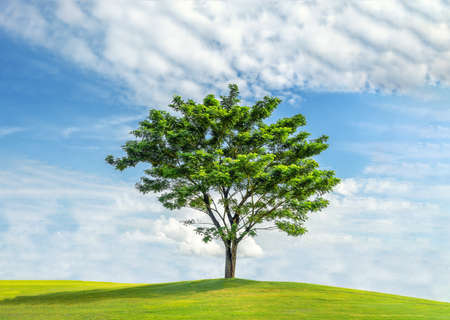
#> input picture 1.jpeg, 450 x 320 px
$ python main.py
#> lines starting #> are read from the running program, lines starting #| are printed output that depends on the picture; long printed decimals are rounded

from skimage.metrics import structural_similarity
import cv2

def orb_sim(img1, img2):

  orb = cv2.ORB_create()

  # detect keypoints and descriptors
  kp_a, desc_a = orb.detectAndCompute(img1, None)
  kp_b, desc_b = orb.detectAndCompute(img2, None)

  # define the bruteforce matcher object
  bf = cv2.BFMatcher(cv2.NORM_HAMMING, crossCheck=True)

  #perform matches.
  matches = bf.match(desc_a, desc_b)
  #Look for similar regions with distance < 50. Goes from 0 to 100 so pick a number between.
  similar_regions = [i for i in matches if i.distance < 50]
  if len(matches) == 0:
    return 0
  return len(similar_regions) / len(matches)


#Needs images to be same dimensions
def structural_sim(img1, img2):
    sim, diff = structural_similarity(img1, img2, full=True, data_range=img1.max() - img1.min())
    return sim


img00 = cv2.imread('1.jpeg', 0)
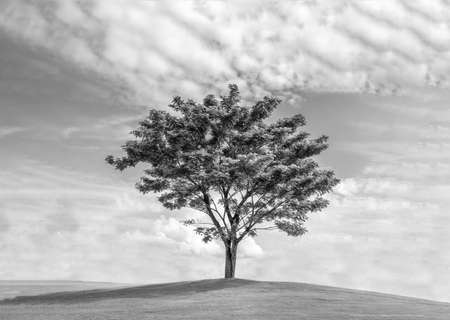
#> img00: shape (320, 450); min 0, max 255, mean 181.3
img01 = cv2.imread('2.jpeg', 0)
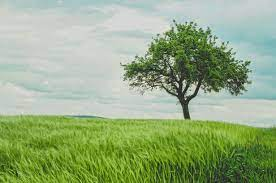
#> input picture 2.jpeg, 276 x 183 px
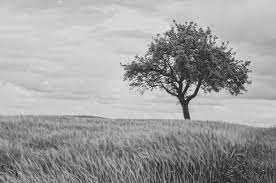
#> img01: shape (183, 276); min 14, max 240, mean 160.5

img1 = cv2.imread('1.jpeg', 0)
img2 = cv2.imread('2.jpeg', 0)
img3 = cv2.imread('3.jpeg', 0)
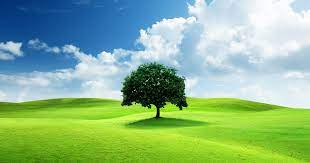
#> input picture 3.jpeg, 310 x 163 px
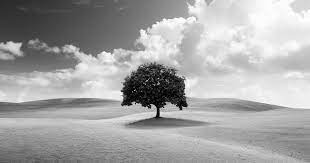
#> img3: shape (163, 310); min 0, max 255, mean 165.4


orb_similarity = orb_sim(img1, img3)  #1.0 means identical. Lower = not similar
#> in orb_sim, `kp_a, desc_a = orb.detectAndCompute(img1, None)`: kp_a = 500 keypoints; strongest (x, y, size): (232, 215, 31), (238, 236, 31), (254, 210, 31), (202, 194, 31)
#> in orb_sim, `kp_b, desc_b = orb.detectAndCompute(img2, None)`: kp_b = 369 keypoints; strongest (x, y, size): (181, 109, 31), (160, 115, 31), (160, 109, 37.2), (183, 107, 31)
#> in orb_sim, `matches = bf.match(desc_a, desc_b)`: matches = 88 matches
#> in orb_sim, `similar_regions = [i for i in matches if i.distance < 50]`: similar_regions = 8 matches
#> orb_similarity = 0.0909

print("Similarity using ORB is: ", orb_similarity)
#| Similarity using ORB is:  0.09091
#Resize for SSIM
from skimage.transform import resize
img5 = resize(img3, (img1.shape[0], img1.shape[1]), anti_aliasing=True, preserve_range=True)
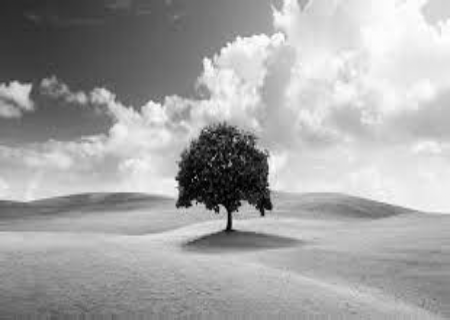
#> img5: shape (320, 450) float64; min 0.0262, max 255, mean 165.4

ssim = structural_sim(img1, img5) #1.0 means identical. Lower = not similar
#> in structural_sim, `sim, diff = structural_similarity(img1, img2, full=True, data_range=im..`:
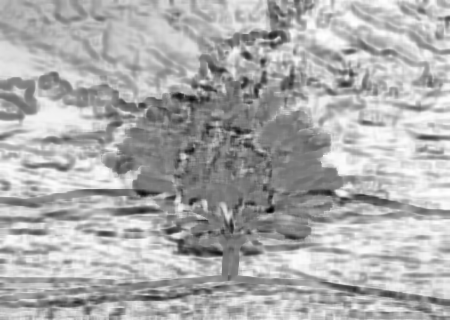
#> diff: shape (320, 450) float64; min -0.864, max 0.994, mean 0.402; drawn with min black and max white
#> in structural_sim, `sim, diff = structural_similarity(img1, img2, full=True, data_range=im..`: sim = 0.398
#> ssim = 0.398
print("Similarity using SSIM is: ", ssim)
#| Similarity using SSIM is:  0.3977
